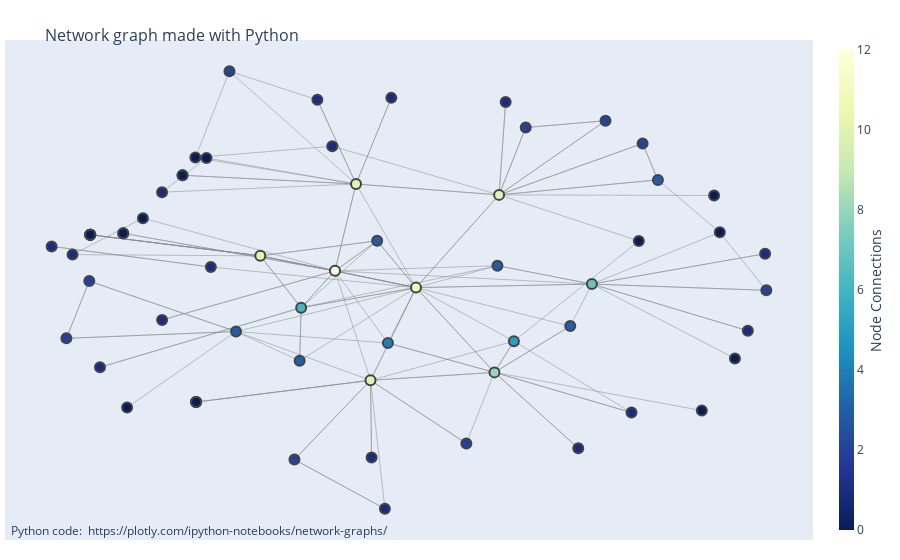

Notebook code cell kept with this figure:
### Code cell
fig = go.Figure(data=[edge_trace, node_trace],
             layout=go.Layout(
                title='<br>Network graph made with Python',
                titlefont_size=16,
                showlegend=False,
                hovermode='closest',
                margin=dict(b=20,l=5,r=5,t=40),
                annotations=[ dict(
                    text="Python code: <a href='https://plotly.com/ipython-notebooks/network-graphs/'> https://plotly.com/ipython-notebooks/network-graphs/</a>",
                    showarrow=False,
                    xref="paper", yref="paper",
                    x=0.005, y=-0.002 ) ],
                xaxis=dict(showgrid=False, zeroline=False, showticklabels=False),
                yaxis=dict(showgrid=False, zeroline=False, showticklabels=False))
                )
fig.show()

### Figure 1 — Plotly figure (JSON) as saved in the notebook; plotly's stock layout.template omitted (floating-point values rounded to 4 significant figures; data arrays with more than 128 entries replaced by an {"elided": "..."} marker saying what was removed)
{"data": [{"hoverinfo": "none", "line": {"color": "#888", "width": 0.5}, "mode": "lines", "type": "scatter", "x": {"elided": "435 float values"}, "y": {"elided": "435 float values"}}, {"hoverinfo": "text", "marker": {"color": [1, 4, 1, 0, 2, 2, 0, 8, 1, 12, 10, 10, 1, 1, 0, 0, 0, 1, 0, 3, 0, 0, 0, 3, 1, 1, 2, 0, 1, 5, 2, 2, 3, 10, 0, 0, 3, 10, 6, 1, 2, 1, 0, 0, 0, 1, 0, 0, 11, 2, 1, 1, 3, 0, 0, 1, 7, 0, 1, 2, 2, 3, 0], "colorbar": {"thickness": 15, "title": {"side": "right", "text": "Node Connections"}, "xanchor": "left"}, "colorscale": [[0, "rgb(255,255,217)"], [0.125, "rgb(237,248,177)"], [0.25, "rgb(199,233,180)"], [0.375, "rgb(127,205,187)"], [0.5, "rgb(65,182,196)"], [0.625, "rgb(29,145,192)"], [0.75, "rgb(34,94,168)"], [0.875, "rgb(37,52,148)"], [1, "rgb(8,29,88)"]], "line": {"width": 2}, "reversescale": true, "showscale": true, "size": 10}, "mode": "markers", "text": ["Megasteakman has # of connections: 1", "johnyboz has # of connections: 4", "What's Inside? has # of connections: 1", "PowerfulJRE has # of connections: 0", "TEAMSUPERTRAMP has # of connections: 2", "Lindsey Stirling has # of connections: 2", "Drinkin' Bros Podcast has # of connections: 0", "Nukazooka has # of connections: 8", "Jacob + Katie Schwarz has # of connections: 1", "Corridor Crew has # of connections: 12", "SoKrispyMedia has # of connections: 10", "Corridor Cast has # of connections: 10", "TomSka has # of connections: 1", "Spacestation Stuff has # of connections: 1", "Spacestation Gaming has # of connections: 0", "Pyrobot has # of connections: 0", "The Slow Mo Guys has # of connections: 0", "Left On Red has # of connections: 1", "Bill Burr has # of connections: 0", "Atomic Punch has # of connections: 3", "Peter McKinnon has # of connections: 0", "Smosh has # of connections: 0", "Linus Tech Tips has # of connections: 0", "Cerberusarms has # of connections: 3", "Adi Shankar's BOOTLEG UNIVERSE has # of connections: 1", "A for Adley - Learning & Fun has # of connections: 1", "RocketJump 2 has # of connections: 2", "The Film Look has # of connections: 0", "RackaRacka has # of connections: 1", "Mr.TVCow has # of connections: 5", "RocketJump Film School has # of connections: 2", "Fury Fingers - GOONS INC - Out Now! has # of connections: 2", "Anna Akana has # of connections: 3", "devinsupertramp has # of connections: 10", "Good Mythical Morning has # of connections: 0", "Hulu has # of connections: 0", "RocketJump has # of connections: 3", "Shonduras has # of connections: 10", "Node has # of connections: 6", "Rooster Teeth has # of connections: 1", "Visual Escape has # of connections: 2", "Andrew Gerlicher Music has # of connections: 1", "Shot of The Yeagers has # of connections: 0", "H3 Podcast has # of connections: 0", "Joe Penna / MysteryGuitarMan has # of connections: 0", "Film Riot has # of connections: 1", "Justin Robinson has # of connections: 0", "ColinandConnor has # of connections: 0", "Corridor has # of connections: 11", "Dorothy Gee has # of connections: 2", "Lane Carter has # of connections: 1", "Tanner Fox has # of connections: 1", "Guillotine Channel has # of connections: 3", "The Bucket List Family has # of connections: 0", "mike diva 2 has # of connections: 0", "BrandonJLa has # of connections: 1", "Mike Diva has # of connections: 7", "ScottDW has # of connections: 0", "SamWickert has # of connections: 1", "JennaMarbles has # of connections: 2", "FinalCutKing has # of connections: 2", "Peter Hollens has # of connections: 3", "Dude Perfect has # of connections: 0"], "type": "scatter", "x": [0.814, 0.06511, -0.05072, -0.5543, 0.3518, 0.5951, -0.5543, 0.2868, 0.3101, -0.04505, 0.02886, -0.2005, 0.572, 0.07214, -0.3124, 0.7183, -0.4447, -0.6347, -0.5543, 0.4445, -0.3623, -0.334, -0.4857, -0.1186, 0.85, -0.08172, -0.5564, -0.4857, -0.3034, 0.3272, -0.604, 0.2283, 0.293, 0.2964, -0.5544, -0.4776, -0.251, -0.001315, -0.1154, -0.5912, 0.5179, 0.05877, -0.3623, -0.5543, 0.7557, -0.4048, -0.334, -0.334, 0.1235, -0.2647, 0.4612, -0.4049, 0.04271, -0.3356, 0.7872, -0.5341, 0.4895, 0.5872, 0.03109, 0.8526, -0.1294, 0.6269, 0.7439], "y": [-0.2405, -0.2932, 0.5465, 0.1689, 0.6264, 0.5583, 0.1689, -0.4182, 0.7351, 0.01486, -0.4521, 0.07886, -0.5898, 0.7528, 0.4964, -0.5811, 0.2397, 0.1191, 0.1688, -0.2206, 0.4227, -0.5448, 0.175, -0.3685, 0.08799, 0.7445, -0.02892, 0.175, 0.03125, -0.2853, -0.273, -0.7215, 0.03693, 0.339, 0.1688, -0.568, -0.244, 0.3852, -0.1422, 0.08409, 0.6552, -1, 0.4227, 0.1689, 0.1791, -0.1945, -0.5448, -0.5448, -0.05668, 0.8663, -0.7418, 0.3506, 0.1429, 0.498, -0.3589, -0.3964, -0.04154, 0.1422, -0.7809, -0.0682, -0.7902, 0.4029, 0.3365]}], "layout": {"annotations": [{"showarrow": false, "text": "Python code: <a href='https://plotly.com/ipython-notebooks/network-graphs/'> https://plotly.com/ipython-notebooks/network-graphs/</a>", "x": 0.005, "xref": "paper", "y": -0.002, "yref": "paper"}], "autosize": true, "hovermode": "closest", "margin": {"b": 20, "l": 5, "r": 5, "t": 40}, "showlegend": false, "title": {"font": {"size": 16}, "text": "<br>Network graph made with Python"}, "xaxis": {"autorange": true, "range": [-0.7349, 0.9529], "showgrid": false, "showticklabels": false, "type": "linear", "zeroline": false}, "yaxis": {"autorange": true, "range": [-1.142, 1.008], "showgrid": false, "showticklabels": false, "type": "linear", "zeroline": false}}}
